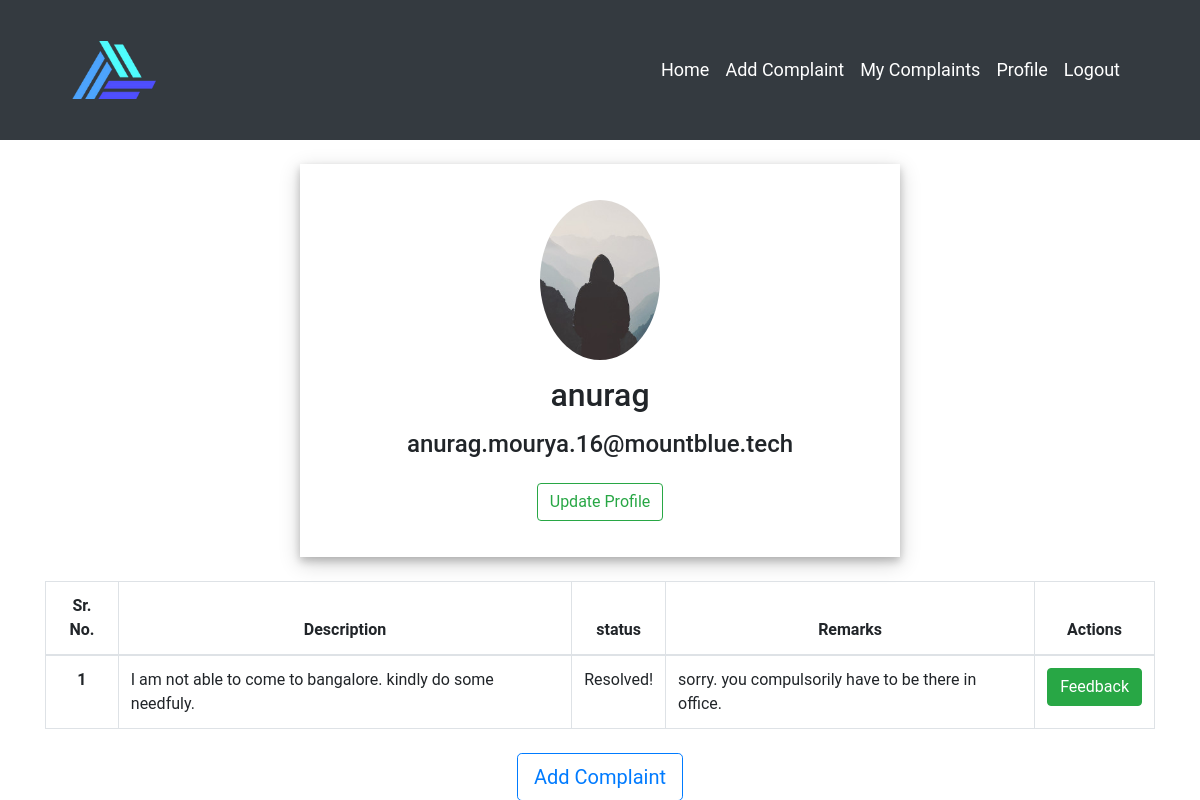
The app's page /user/profile (signed in) with its own data.
### users/models.py (models this page shows)
class Profile(models.Model):
    user = models.OneToOneField(User, on_delete=models.CASCADE)
    profile_img = models.FileField(
        upload_to='profile_image', max_length=100, default="default.jpg")

### complaints/models.py (models this page shows)
class Complaint(models.Model):
    title = models.CharField(max_length=200)
    name = models.CharField(max_length=255, blank=True)
    user_type = (
        ('M', 'Mentor'),
        ('T', 'Trainee'),
    )
    user_role = models.CharField(
        max_length=1,
        choices=user_type,
        default='T',
    )
    date = models.DateTimeField(auto_now=True)
    complaint_type = (
        ('M', 'Management'),
        ('E', 'Education'),
        ('D', 'Deployment'),
        ('S', 'Salary'),
        ('G', 'General'),
    )
    complaint_for = models.CharField(
        max_length=1,
        choices=complaint_type,
        default='G',
    )
    complaint_type_to = (
        ('A', 'Admin'),
        ('M', 'Mentor'),
    )
    complaint_to = models.CharField(
        max_length=1,
        choices=complaint_type_to,
        default='M',
    )
    cohort_choice = (
        ('P', 'Python'),
        ('J', 'Java'),
        ('R', 'React'),
        ('A', 'Android'),
        ('L', 'Linux'),
        ('C', 'Cybersecurity'),
        ('U', 'Unknown'),
    )
    cohort = models.CharField(
        max_length=1,
        choices=cohort_choice,
        default='U',
    )
    complaint_level = (
        ('I', 'Individual'),
        ('G', 'General'),
    )
    level = models.CharField(
        max_length=1,
        choices=complaint_level,
        default='I',
    )
    description = models.TextField(blank=False, max_length=500)
    complaint_category = (
        ('A', 'Anonymous'),
        ('I', 'Identifiable'),
    )
    category = models.CharField(
        max_length=1,
        choices=complaint_category,
        default='I',
    )
    complaint_status = (
        ('P', 'Pending'),
        ('N', 'Need Clarification'),
        ('R', 'Resolved'),
    )
    status = models.CharField(
        max_length=1,
        choices=complaint_status,
        default='P',
    )
    resoultion = models.TextField(blank=True, max_length=500)
    user = models.ForeignKey(User, on_delete=models.CASCADE)

### users/views.py (the view)
# urls.py: path('profile', views.profile, name="profile"),
@login_required(login_url='login')
def profile(request):
    if request.method == 'POST':
        p_form = UpdateProfileForm(
            request.POST,
            request.FILES,
            instance=request.user.profile)
        u_form = UpdateUserForm(request.POST, instance=request.user)
        if u_form.is_valid() and p_form.is_valid():
            p_form.save()
            u_form.save()
            messages.success(request, 'Your Account has been Update')
            return redirect('users:profile')
    else:
        p_form = UpdateProfileForm(instance=request.user.profile)
        u_form = UpdateUserForm(instance=request.user)
    complaints = Complaint.objects.all().filter(user=request.user).order_by('-id')
    print(complaints)
    context = {
        'p_form': p_form,
        'u_form': u_form,
        'complaints': complaints,
    }
    return render(request, 'users/profile.html', context)

### users/templates/users/profile.html (shortened to what this page needs)
{% extends "users/base.html" %}
{% block content %}
{% load crispy_forms_tags %}
{% load static %}
<section id="profile-section ">
  <div class="container profile mt-4">
    <div class="container text-center">
      {% if user.profile.profile_img %}
      <img class="profile-image" src=" {{ user.profile.profile_img.url }}">
      {% else %}
      <img class="profile-image" src="{% static 'template_image/default.jpg' %}">
      {% endif %}
      <div class="container">
        <h2 class="mt-3">{{ user.username }}</h2>
        <h4 class="mt-3">  {{ user.email }}</h4>
        <div class="container mt-4">
          <a href="" type="btn" class="btn btn-outline-success" data-toggle="modal" data-target="#updateform">
             Update Profile</a>
        </div>
      </div>
    </div>
  </div>
</section>
{% if complaints %}
<div class="container mt-4">
  <table class="table table-bordered">
    <thead>
      <tr class="text-center">
        <th scope="col">Sr. No.</th>
        <th scope="col">Description</th>
        <th scope="col">status</th>
        <th scope="col">Remarks</th>
        <th scope="col">Actions</th>
      </tr>
    </thead>
    <tbody>
      {% for complaint in complaints %}
      <tr>
        <th scope="row" class="text-center">{{forloop.counter}}</th>
        <td>{{complaint.description}}</td>
        <td class="text-center">{% if complaint.status == 'P' %}
          Pending
          {% elif complaint.status == 'N' %}
          Needs More Clarification
          {% else %}
          Resolved!
          {% endif %}
        </td>
        {% if complaint.status == 'R' or complaint.status == 'N' %}
        <td>
          {{complaint.resoultion}}
        </td>
        {% else %}
        <td> Under process </td>
        {% endif %}
        {% if complaint.status == 'P'%}
        <td class="text-center">
          <a href="{% url 'complaints:delete_complaint' complaint.id %}" type="btn" class="btn btn-danger">Delete</a>
        </td>
        {% elif complaint.status == 'N'%}
        <td class="text-center">
          <a href="{% url 'complaints:update_complaint' complaint.id %}" type="btn" class="btn btn-primary">Update</a>
        </td>
        {% else %}
        <td class="text-center">
          <a href="{% url 'complaints:add_feedback' complaint.id %}" type="btn" class="btn btn-success">Feedback</a>
        </td>
        {% endif %}
      </tr>
      {% endfor %}
    </tbody>
  </table>
  {% endif %}
  <div class="container text-center mt-4">
    <a href="{% url 'complaints:add_complaint' %}" class="btn btn-outline-primary btn-lg" type="button"> Add
      Complaint</a>
  </div>
</div>
{% endblock %}

### users/templates/users/base.html (shortened to what this page needs)
{% load static %}
<!doctype html>
<html lang="en">
  <head>
    <link rel="stylesheet" href="https://maxcdn.bootstrapcdn.com/bootstrap/4.0.0/css/bootstrap.min.css">
    <link rel="stylesheet" href="{% static 'style/main.css' %}" >
  </head>
  <body>
    <nav class="navbar navbar-expand-lg navbar-light bg-dark text-center">
        <a class="navbar-brand" href="{% url 'home:home' %}"><img class="nav-logo" src="{% static 'template_image/mb.jpg' %}" alt="MountBlue Logo"></a>
        <div class="collapse navbar-collapse" id="navbarNav">
          <ul class="navbar-nav ml-auto">
            <li class="nav-item active">
              <a class="nav-link" href="{% url 'home:home' %}">Home</a>
            </li>
            <li class="nav-item">
              <a class="nav-link" href="{% url 'complaints:add_complaint' %}">Add Complaint</a>
            </li>
            {% if user.is_authenticated %}
            <li class="nav-item">
              <a class="nav-link" href="{% url 'complaints:my_complaints' %}">My Complaints</a>
            </li>
            <li class="nav-item">
              <a class="nav-link" href="{% url 'users:profile' %}">Profile</a>
            </li>
            <li class="nav-item">
              <a class="nav-link" href="{% url 'logout' %}">Logout</a>
            </li>
           {% endif %}
          </ul>
        </div>
      </nav>
    {% block content %}{% endblock %}
  </body>
</html>

### static/style/main.css (style rules this page uses)
body { font-family: 'Roboto', sans-serif; }
.navbar { padding: 3% 6%; }
.nav-logo { width: 7vw; }
.navbar-brand { color: royalblue!important; }
.nav-link { color: white!important; font-size: large; }
.profile { width: 50%; box-shadow: 0 4px 8px 0 rgba(0, 0, 0, 0.2), 0 6px 20px 0 rgba(0, 0, 0, 0.19); padding: 3%; }
.profile-image { border-radius: 50%; height: 20vh; width: 10vw; object-fit: cover; }

### records on screen
Complaint: description "I am not able to come to bangalore. kindly do some needfuly.", status "Resolved!", resoultion "sorry. you compulsorily have to be there in office."

### other values on screen
{{ user.username }} "anurag"
{{ user.email }} "anurag.mourya.16@mountblue.tech"
